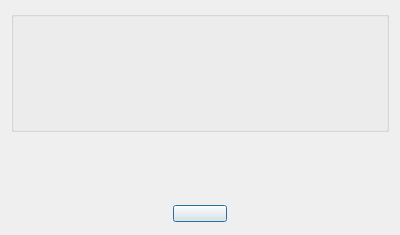
<?xml version="1.0" encoding="UTF-8"?>
<ui version="4.0">
 <class>HelpAbout</class>
 <widget class="QDialog" name="HelpAbout">
  <property name="geometry">
   <rect>
    <x>0</x>
    <y>0</y>
    <width>400</width>
    <height>235</height>
   </rect>
  </property>
  <property name="minimumSize">
   <size>
    <width>400</width>
    <height>235</height>
   </size>
  </property>
  <property name="maximumSize">
   <size>
    <width>400</width>
    <height>235</height>
   </size>
  </property>
  <property name="windowTitle">
   <string>WMeter - About</string>
  </property>
  <property name="windowIcon">
   <iconset>
    <normaloff>WStreamLab.ico</normaloff>WStreamLab.ico</iconset>
  </property>
  <property name="styleSheet">
   <string notr="true">QPushButton:hover {
       background-color: #d7d9d7;
}</string>
  </property>
  <layout class="QGridLayout" name="gridLayout">
   <item row="0" column="0">
    <layout class="QVBoxLayout" name="verticalLayout_2">
     <item>
      <widget class="QGroupBox" name="grAbout">
       <property name="title">
        <string/>
       </property>
       <layout class="QGridLayout" name="gridLayout_2">
        <item row="0" column="0">
         <layout class="QVBoxLayout" name="verticalLayout">
          <item>
           <layout class="QHBoxLayout" name="horizontalLayout_2">
            <item>
             <widget class="QLabel" name="lbName">
              <property name="text">
               <string/>
              </property>
             </widget>
            </item>
            <item>
             <widget class="QLabel" name="lbNameValue">
              <property name="text">
               <string/>
              </property>
             </widget>
            </item>
           </layout>
          </item>
          <item>
           <layout class="QHBoxLayout" name="horizontalLayout_3">
            <item>
             <widget class="QLabel" name="lbCopyright">
              <property name="text">
               <string/>
              </property>
             </widget>
            </item>
            <item>
             <widget class="QLabel" name="lbCopyrightValue">
              <property name="text">
               <string/>
              </property>
             </widget>
            </item>
           </layout>
          </item>
          <item>
           <layout class="QHBoxLayout" name="horizontalLayout_4">
            <item>
             <widget class="QLabel" name="lbEmail">
              <property name="text">
               <string/>
              </property>
             </widget>
            </item>
            <item>
             <widget class="QLabel" name="lbEmailValue">
              <property name="text">
               <string/>
              </property>
             </widget>
            </item>
           </layout>
          </item>
          <item>
           <layout class="QHBoxLayout" name="horizontalLayout_5">
            <item>
             <widget class="QLabel" name="lbAddress">
              <property name="text">
               <string/>
              </property>
             </widget>
            </item>
            <item>
             <widget class="QLabel" name="lbAddressValue">
              <property name="text">
               <string/>
              </property>
             </widget>
            </item>
           </layout>
          </item>
          <item>
           <layout class="QHBoxLayout" name="horizontalLayout_6">
            <item>
             <widget class="QLabel" name="lbAuthor">
              <property name="text">
               <string/>
              </property>
             </widget>
            </item>
            <item>
             <widget class="QLabel" name="lbAuthorValue">
              <property name="text">
               <string/>
              </property>
             </widget>
            </item>
           </layout>
          </item>
         </layout>
        </item>
       </layout>
      </widget>
     </item>
     <item>
      <spacer name="verticalSpacer">
       <property name="orientation">
        <enum>Qt::Vertical</enum>
       </property>
       <property name="sizeHint" stdset="0">
        <size>
         <width>20</width>
         <height>40</height>
        </size>
       </property>
      </spacer>
     </item>
     <item>
      <layout class="QHBoxLayout" name="horizontalLayout">
       <item>
        <spacer name="horizontalSpacer">
         <property name="orientation">
          <enum>Qt::Horizontal</enum>
         </property>
         <property name="sizeHint" stdset="0">
          <size>
           <width>40</width>
           <height>20</height>
          </size>
         </property>
        </spacer>
       </item>
       <item>
        <widget class="QPushButton" name="pbClose">
         <property name="styleSheet">
          <string notr="true"> padding-left: 10px; 
 padding-top: 1px; 
 padding-right: 10px;
 padding-down: 10px; </string>
         </property>
         <property name="text">
          <string/>
         </property>
        </widget>
       </item>
       <item>
        <spacer name="horizontalSpacer_2">
         <property name="orientation">
          <enum>Qt::Horizontal</enum>
         </property>
         <property name="sizeHint" stdset="0">
          <size>
           <width>40</width>
           <height>20</height>
          </size>
         </property>
        </spacer>
       </item>
      </layout>
     </item>
    </layout>
   </item>
  </layout>
 </widget>
 <resources/>
 <connections/>
</ui>
